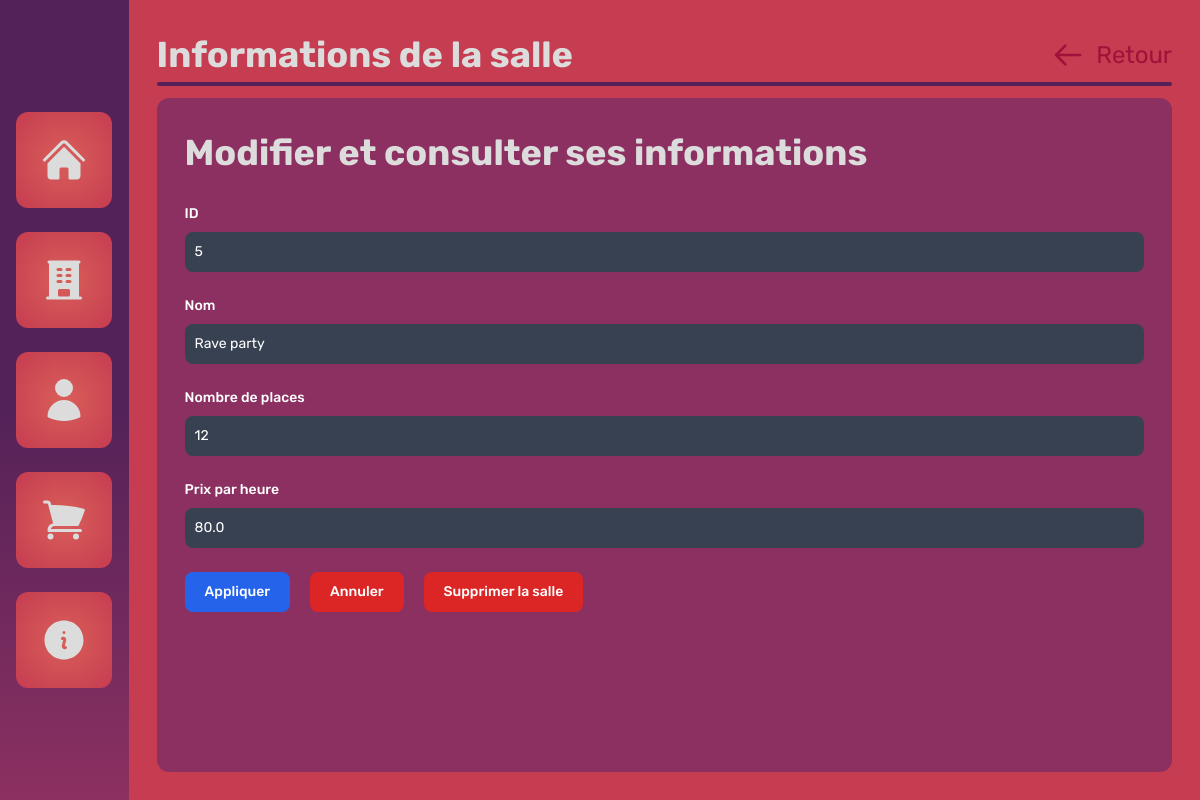
Page /rooms/5 on the earlier database version.
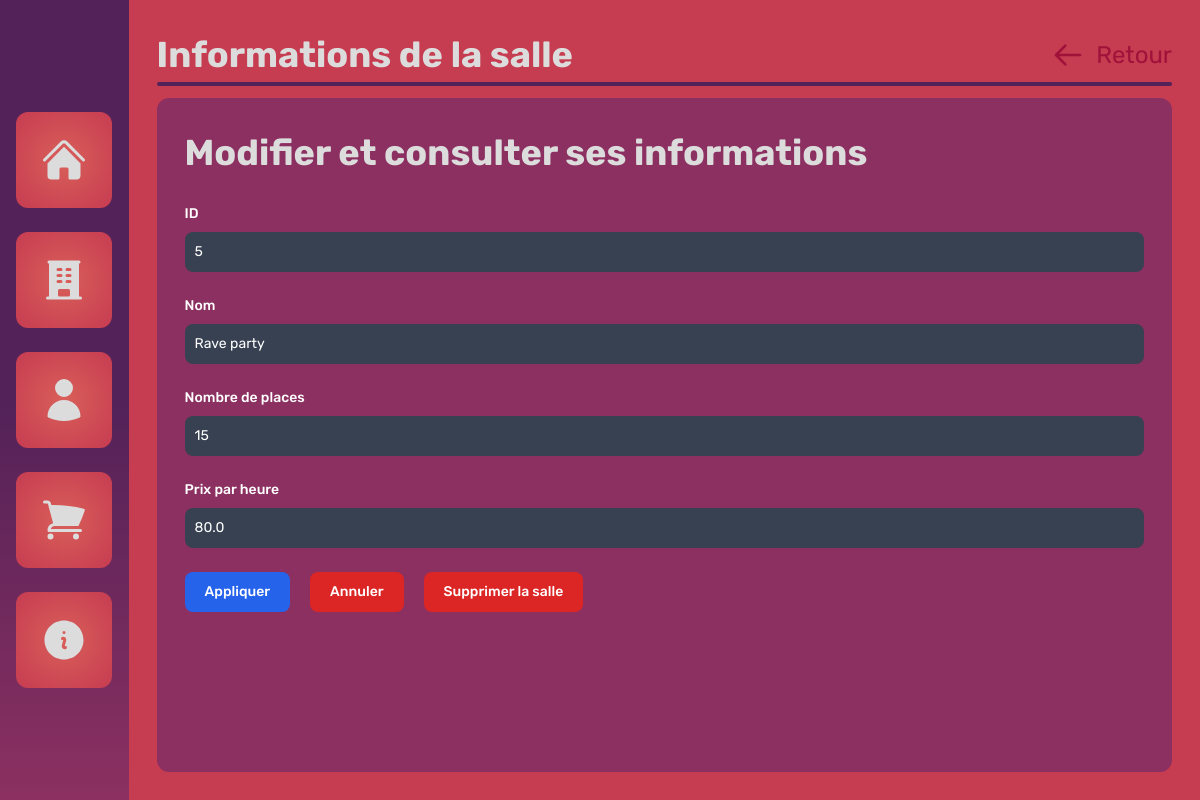
Same page on the later database version.
### tables this page shows
CREATE TABLE rooms (
            id INTEGER PRIMARY KEY AUTOINCREMENT,
            nom_salle TEXT,
            nbr_places INT,
            prix_heure FLOAT
        );

### main.py (the view)
@app.route('/rooms/<int:id>', methods=('GET', 'POST'))
def room(id):
    if request.method == 'POST':
        if db_manager.record_exists("rooms", id):
            db_manager.update_room(id, request.form['nom_salle'], request.form['nbr_places'], request.form['prix_heure'])
            return redirect(url_for('rooms'))
        else:
            return redirect(url_for('rooms'))
    else:
        if db_manager.record_exists("rooms", id):
            return render_template('rooms/info.html', room_info=db_manager.get_room(id))
        else:
            return redirect(url_for('rooms'))

### database_manager.py (called while the page is built)
    def get_room(self, id:int):
        return self.curseur.execute(f"SELECT * FROM rooms WHERE id={id}").fetchone()

    def record_exists(self, table:str, id:int):
        self.curseur.execute(f"SELECT 1 FROM {table} WHERE id=?", (id,))
        return self.curseur.fetchone() is not None

### templates/rooms/info.html
{% extends 'base.html' %}
{% block content %}
<section class="h-full w-full bg-[--palette-3] flex">
  <div class="h-full w-full p-7 flex flex-col space-y-3">
    <div class="flex flex-col">
      <div class="flex flex-row justify-between">
       <span class="great-title">Informations de la salle</span>
        <a href="{{ url_for('rooms') }}" class="text-rose-800 flex flex-row justify-center items-center space-x-3" title="Retour à la liste des clients">
          <svg xmlns="http://www.w3.org/2000/svg" class="h-8 w-8" fill="none" viewBox="0 0 24 24" stroke="currentColor">
            <path stroke-linecap="round" stroke-linejoin="round" stroke-width="2" d="M10 19l-7-7m0 0l7-7m-7 7h18" />
          </svg>
          <span class="text-2xl">
            Retour
          </span>
        </a>
      </div>
      <div class="w-full h-1 bg-[--palette-1] rounded-lg "></div>
    </div>
    <div class="h-full w-full flex space-x-24">
        <div class="w-full h-5/12 bg-[--palette-2] rounded-xl flex flex-col p-7">
            <span class="great-title mb-6">Modifier et consulter ses informations</span>
            <form id="main-form" class="overflow-x-auto" method="post">
                <div class="mb-6">
                    <label for="id" class="block mb-2 text-sm font-medium text-white">ID</label>
                    <input type="number" id="id" class="text-sm rounded-lg focus:ring-blue-500 focus:border-blue-500 block w-full p-2.5 bg-gray-700 border-gray-600 placeholder-gray-400 text-white cursor-not-allowed" placeholder="00" value="{{room_info[0]}}" disabled readonly/>
                </div>
                <div class="mb-6">
                    <label for="nom_salle" class="block mb-2 text-sm font-medium text-white">Nom</label>
                    <input type="text" id="nom_salle" name="nom_salle" class="text-sm rounded-lg focus:ring-blue-500 focus:border-blue-500 block w-full p-2.5 bg-gray-700 border-gray-600 placeholder-gray-400 text-white" placeholder="Nom" value="{{room_info[1]}}" required/>
                </div>
                <div class="mb-6">
                    <label for="nbr_places" class="block mb-2 text-sm font-medium text-white">Nombre de places</label>
                    <input type="text" id="nbr_places" name="nbr_places" class="text-sm rounded-lg focus:ring-blue-500 focus:border-blue-500 block w-full p-2.5 bg-gray-700 border-gray-600 placeholder-gray-400 text-white" placeholder="Nombre de places" value="{{room_info[2]}}" required/>
                </div>
                <div class="mb-6">
                    <label for="prix_heure" class="block mb-2 text-sm font-medium text-white">Prix par heure</label>
                    <input type="number" id="prix_heure" name="prix_heure" class="text-sm rounded-lg focus:ring-blue-500 focus:border-blue-500 block w-full p-2.5 bg-gray-700 border-gray-600 placeholder-gray-400 text-white" placeholder="Prix par heure" value="{{room_info[3]}}" required/>
                </div>
                <div class="flex flex-row space-x-5">
                  <button type="submit" class="text-white focus:ring-4 focus:outline-none font-medium rounded-lg text-sm w-full sm:w-auto px-5 py-2.5 text-center bg-blue-600 hover:bg-blue-700 focus:ring-blue-800">Appliquer</button>
                  <button onclick='document.getElementById("main-form").reset();' class="text-white focus:ring-4 focus:outline-none font-medium rounded-lg text-sm w-full sm:w-auto px-5 py-2.5 text-center bg-red-600 hover:bg-red-700 focus:ring-red-800">Annuler</button>
                  <a href="{{ url_for('delete_room', id=room_info[0]) }}" class="text-white focus:ring-4 focus:outline-none font-medium rounded-lg text-sm w-full sm:w-auto px-5 py-2.5 text-center bg-red-600 hover:bg-red-700 focus:ring-red-800">Supprimer la salle</a>
                </div>
            </form>
        </div>
    </div>
  </div>
</section>
{% endblock %}

Differences in the rows shown:
changed rooms "Rave party": nbr_places "12" → "15"
